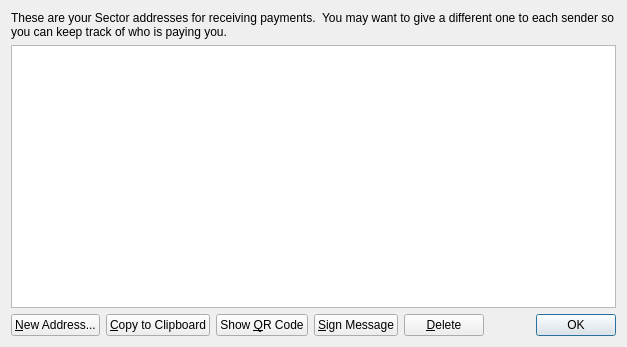
<?xml version="1.0" encoding="UTF-8"?>
<ui version="4.0">
 <class>AddressBookPage</class>
 <widget class="QWidget" name="AddressBookPage">
  <property name="geometry">
   <rect>
    <x>0</x>
    <y>0</y>
    <width>627</width>
    <height>347</height>
   </rect>
  </property>
  <property name="windowTitle">
   <string>Address Book</string>
  </property>
  <layout class="QVBoxLayout" name="verticalLayout">
   <item>
    <widget class="QLabel" name="labelExplanation">
     <property name="text">
      <string>These are your Sector addresses for receiving payments.  You may want to give a different one to each sender so you can keep track of who is paying you.</string>
     </property>
     <property name="textFormat">
      <enum>Qt::AutoText</enum>
     </property>
     <property name="wordWrap">
      <bool>true</bool>
     </property>
    </widget>
   </item>
   <item>
    <widget class="QTableView" name="tableView">
     <property name="toolTip">
      <string>Double-click to edit address or label</string>
     </property>
     <property name="alternatingRowColors">
      <bool>true</bool>
     </property>
     <property name="selectionMode">
      <enum>QAbstractItemView::SingleSelection</enum>
     </property>
     <property name="selectionBehavior">
      <enum>QAbstractItemView::SelectRows</enum>
     </property>
     <property name="sortingEnabled">
      <bool>true</bool>
     </property>
     <attribute name="verticalHeaderVisible">
      <bool>false</bool>
     </attribute>
    </widget>
   </item>
   <item>
    <layout class="QHBoxLayout" name="horizontalLayout">
     <item>
      <widget class="QPushButton" name="newAddressButton">
       <property name="toolTip">
        <string>Create a new address</string>
       </property>
       <property name="text">
        <string>&amp;New Address...</string>
       </property>
       <property name="icon">
        <iconset resource="../sector.qrc">
         <normaloff>:/icons/add</normaloff>:/icons/add</iconset>
       </property>
      </widget>
     </item>
     <item>
      <widget class="QPushButton" name="copyToClipboard">
       <property name="toolTip">
        <string>Copy the currently selected address to the system clipboard</string>
       </property>
       <property name="text">
        <string>&amp;Copy to Clipboard</string>
       </property>
       <property name="icon">
        <iconset resource="../sector.qrc">
         <normaloff>:/icons/editcopy</normaloff>:/icons/editcopy</iconset>
       </property>
      </widget>
     </item>
     <item>
      <widget class="QPushButton" name="showQRCode">
       <property name="text">
        <string>Show &amp;QR Code</string>
       </property>
       <property name="icon">
        <iconset resource="../sector.qrc">
         <normaloff>:/images/qrcode</normaloff>:/images/qrcode</iconset>
       </property>
      </widget>
     </item>
     <item>
      <widget class="QPushButton" name="signMessage">
       <property name="toolTip">
        <string>Sign a message to prove you own this address</string>
       </property>
       <property name="text">
        <string>&amp;Sign Message</string>
       </property>
       <property name="icon">
        <iconset resource="../sector.qrc">
         <normaloff>:/icons/edit</normaloff>:/icons/edit</iconset>
       </property>
      </widget>
     </item>
     <item>
      <widget class="QPushButton" name="deleteButton">
       <property name="toolTip">
        <string>Delete the currently selected address from the list. Only sending addresses can be deleted.</string>
       </property>
       <property name="text">
        <string>&amp;Delete</string>
       </property>
       <property name="icon">
        <iconset resource="../sector.qrc">
         <normaloff>:/icons/remove</normaloff>:/icons/remove</iconset>
       </property>
      </widget>
     </item>
     <item>
      <spacer name="horizontalSpacer">
       <property name="orientation">
        <enum>Qt::Horizontal</enum>
       </property>
       <property name="sizeHint" stdset="0">
        <size>
         <width>40</width>
         <height>20</height>
        </size>
       </property>
      </spacer>
     </item>
     <item>
      <widget class="QDialogButtonBox" name="buttonBox">
       <property name="sizePolicy">
        <sizepolicy hsizetype="Maximum" vsizetype="Fixed">
         <horstretch>0</horstretch>
         <verstretch>0</verstretch>
        </sizepolicy>
       </property>
       <property name="standardButtons">
        <set>QDialogButtonBox::Ok</set>
       </property>
      </widget>
     </item>
    </layout>
   </item>
  </layout>
 </widget>
 <resources>
  <include location="../sector.qrc"/>
 </resources>
 <connections/>
</ui>
